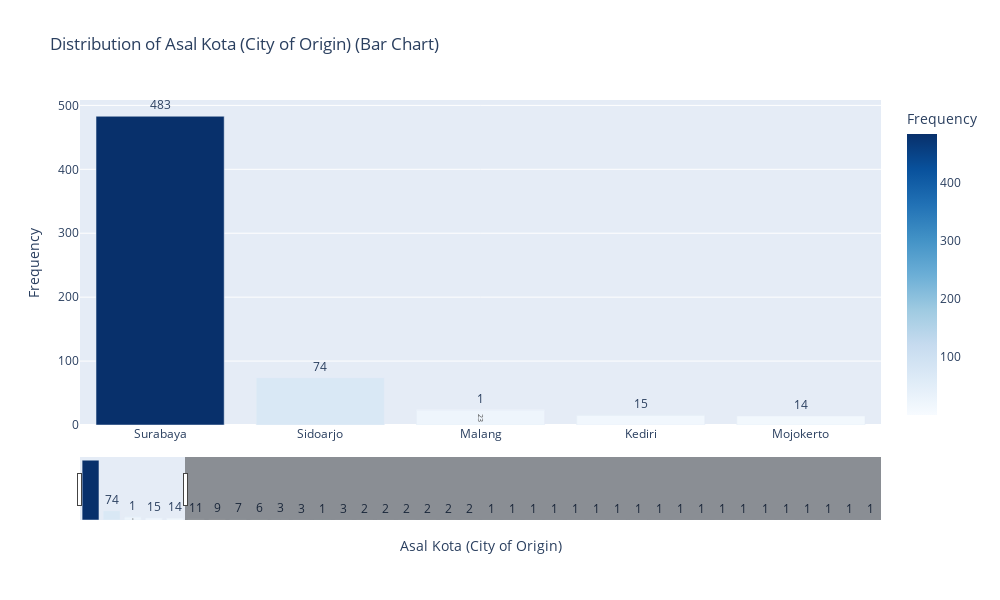

Notebook source saved alongside this figure:
### Markdown cell above
### Distribusi Asal Kota dari Asal Provinsi Jawa Timur

### Code cell
plot_vertical_bar(demografi_df[demografi_df['Asal Provinsi (Province of origin)']=='Jawa Timur'], 'Asal Kota (City of Origin)')

### Figure 1 — Plotly figure (JSON) as saved in the notebook; plotly's stock layout.template omitted (floating-point values rounded to 4 significant figures)
{"data": [{"hovertemplate": "Asal Kota (City of Origin)=%{x}<br>Frequency=%{marker.color}<extra></extra>", "legendgroup": "", "marker": {"color": [483, 74, 23, 15, 14, 11, 9, 7, 6, 4, 3, 3, 3, 3, 2, 2, 2, 2, 2, 2, 2, 2, 1, 1, 1, 1, 1, 1, 1, 1, 1, 1, 1, 1, 1, 1, 1, 1, 1, 1, 1, 1, 1], "coloraxis": "coloraxis", "pattern": {"shape": ""}}, "name": "", "orientation": "v", "showlegend": false, "text": [483.0, 74.0, 23.0, 15.0, 14.0, 11.0, 9.0, 7.0, 6.0, 4.0, 3.0, 3.0, 3.0, 3.0, 2.0, 2.0, 2.0, 2.0, 2.0, 2.0, 2.0, 2.0, 1.0, 1.0, 1.0, 1.0, 1.0, 1.0, 1.0, 1.0, 1.0, 1.0, 1.0, 1.0, 1.0, 1.0, 1.0, 1.0, 1.0, 1.0, 1.0, 1.0, 1.0], "textposition": "outside", "type": "bar", "x": ["Surabaya", "Sidoarjo", "Malang", "Kediri", "Mojokerto", "Jember", "Banyuwangi", "Madiun", "Jombang", "Blitar", "Lumajang", "Blitar", "Pasuruan", "Bojonegoro", "Gresik", "Nganjuk", "Probolinggo", "Tuban", "Probolinggo", "Situbondo", "Ponorogo", "Tulungagung", "MALANG", "lumajang", "malang", "Madura", "Not from Indonesia", "banyuwangi", "Magetan", "tulungagung", "Bondowoso", "Yogyakarta", "jonbang", "situbondo", "Malang", "Pasuruan", "Jakarta", "Pare", "blitar", "Tulungagung", "probolinggo", "BONDOWOSO", "Pasurusn"], "xaxis": "x", "y": [483, 74, 23, 15, 14, 11, 9, 7, 6, 4, 3, 3, 3, 3, 2, 2, 2, 2, 2, 2, 2, 2, 1, 1, 1, 1, 1, 1, 1, 1, 1, 1, 1, 1, 1, 1, 1, 1, 1, 1, 1, 1, 1], "yaxis": "y"}], "layout": {"barmode": "relative", "coloraxis": {"colorbar": {"title": {"text": "Frequency"}}, "colorscale": [[0, "rgb(247,251,255)"], [0.125, "rgb(222,235,247)"], [0.25, "rgb(198,219,239)"], [0.375, "rgb(158,202,225)"], [0.5, "rgb(107,174,214)"], [0.625, "rgb(66,146,198)"], [0.75, "rgb(33,113,181)"], [0.875, "rgb(8,81,156)"], [1, "rgb(8,48,107)"]]}, "height": 600, "legend": {"tracegroupgap": 0}, "title": {"text": "Distribution of Asal Kota (City of Origin) (Bar Chart)"}, "width": 1000, "xaxis": {"anchor": "y", "categoryarray": ["Surabaya", "Sidoarjo", "Malang", "Kediri", "Mojokerto", "Jember", "Banyuwangi", "Madiun", "Jombang", "Blitar", "Lumajang", "Blitar", "Pasuruan", "Bojonegoro", "Gresik", "Nganjuk", "Probolinggo", "Tuban", "Probolinggo", "Situbondo", "Ponorogo", "Tulungagung", "MALANG", "lumajang", "malang", "Madura", "Not from Indonesia", "banyuwangi", "Magetan", "tulungagung", "Bondowoso", "Yogyakarta", "jonbang", "situbondo", "Malang", "Pasuruan", "Jakarta", "Pare", "blitar", "Tulungagung", "probolinggo", "BONDOWOSO", "Pasurusn"], "categoryorder": "array", "domain": [0, 1], "range": [-0.5, 4.5], "rangeslider": {"visible": true}, "title": {"text": "Asal Kota (City of Origin)"}, "type": "category"}, "yaxis": {"anchor": "x", "domain": [0, 1], "title": {"text": "Frequency"}}}}
